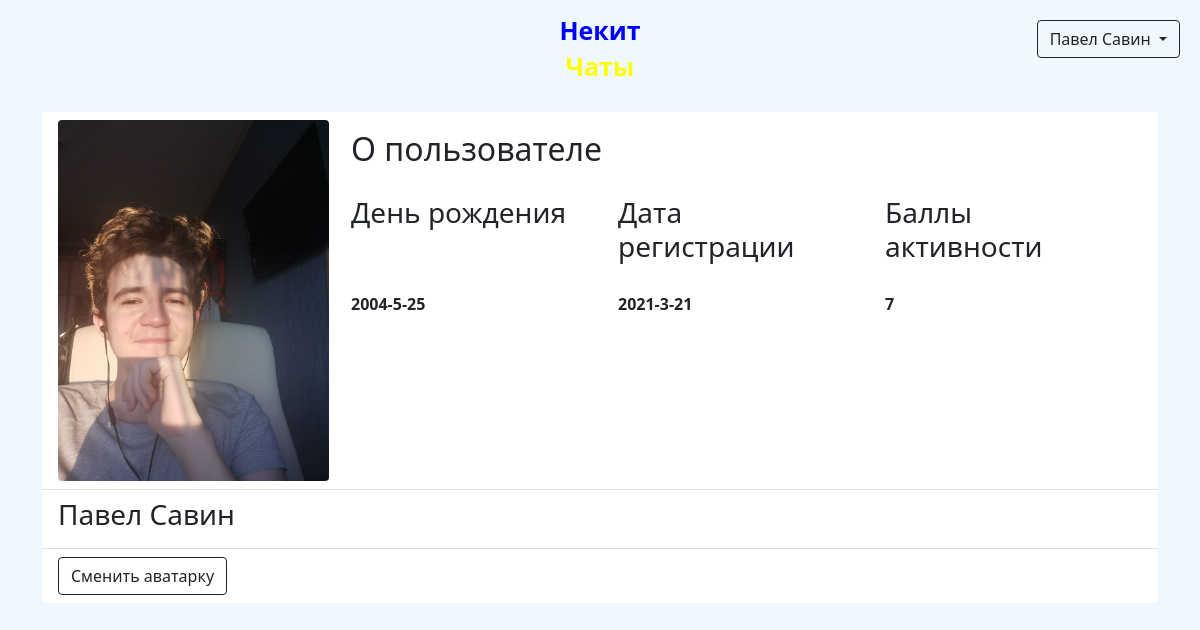
Screenshot of /profile/3 (signed in) with the database file from the repository.
### data/models/user.py (models this page shows, shortened)
class User(SqlAlchemyBase, UserMixin):
    __tablename__ = 'users'
    id = Column(Integer, autoincrement=True, primary_key=True)
    name = Column(String)
    surname = Column(String)
    birthday = Column(DateTime)
    email = Column(String, unique=True)
    phone_number = Column(String, unique=True)
    hashed_password = Column(String)
    registration_time = Column(DateTime, default=datetime.now)

### main.py (the view)
@app.route('/profile/<int:user_id>')
@login_required
def show_profile(user_id):
    session = create_session()
    user = session.query(User).filter(User.id == user_id).first()
    messages = session.query(Message).filter(Message.from_id == user_id).all()
    rating = 0
    for i in messages:
        content = session.query(Content).filter(i.content_id == Content.id).first()
        if len(content.content) < 50:
            rating += 1
        elif 50 <= len(content.content) < 100:
            rating += 2
        elif 100 <= len(content.content) < 250:
            rating += 3
        elif 250 <= len(content.content) < 500:
            rating += 5
        elif 500 <= len(content.content):
            rating += 10
    pic = session.query(Avatar).filter(Avatar.refers_to == user_id).first()
    if pic:
        profile_pic = url_for('static', filename=f"avatars/{pic.link}")
    else:
        profile_pic = url_for('static', filename='avatars/anon.png')
    return render_template('profile.html', user=user, pic=profile_pic, rating=rating)

### data/db_session.py (called while the page is built)
def create_session() -> Session:
    global __factory
    return __factory()

### main.py (called while the page is built)
@login_manager.user_loader
def load_user(user_id):
    session = create_session()
    return session.query(User).get(user_id)

### templates/profile.html
{% extends "base.html" %}
{% block content %}
<ul class="list-group list-group-flush">
    <li class="list-group-item">
        <img src={{ pic }} class="profile-pic rounded float-start w-25 h-25" alt="Упс! Аватарка не найдена!">
        <div class="container">
            <div class="row">
                <div class="col">
                    <h2>О пользователе</h2>
                </div>
            </div>
            <div class="row">
                <div class="col">
                    <h3>День рождения</h3>
                </div>
                <div class="col">
                    <h3>Дата регистрации</h3>
                </div>
                <div class="col">
                    <h3>Баллы активности</h3>
                </div>
            </div>
            <div class="row">
                <div class="col">
                    <b>{{ user.birthday.year }}-{{ user.birthday.month }}-{{ user.birthday.day }}</b>
                </div>
                <div class="col">
                    <b>{{ user.registration_time.year }}-{{ user.registration_time.month }}-{{ user.registration_time.day }}</b>
                </div>
                <div class="col">
                    <b>{{ rating }}</b>
                </div>
            </div>
        </div>
    </li>
    <li class="list-group-item">
        <h3 class="float-start">{{ user.name }} {{ user.surname }}</h3>
    </li>
    <li class="list-group-item">
        {% if user.id == current_user.id %}
            <a class="btn btn-outline-dark register float-start" href="/profile/avatar/{{ current_user.id }}">
                Сменить аватарку
            </a>
        {% else %}
            <a class="btn btn-outline-dark register float-start" href="/conversation/{{ user.id }}">
                Написать пользователю
            </a>
        {% endif %}
    </li>
</ul>
{% endblock %}

### templates/base.html (shortened to what this page needs)
<!DOCTYPE html>
<html lang="en">
<head>
    <link rel="stylesheet" href="/static/css/style.css">
    <link rel="stylesheet" href="https://cdn.jsdelivr.net/npm/bootstrap@5.0.0-beta1/dist/css/bootstrap.min.css"
>
</head>
<body>
<header>
    {% if current_user.is_authenticated %}
        <div class="dropdown float-end">
            <button class="btn btn-outline-dark dropdown-toggle" type="button" id="dropdownMenuButton" data-toggle="dropdown" aria-haspopup="true" aria-expanded="false">
                {{ current_user.name }} {{ current_user.surname }}
            </button>
        </div>
    {% else %}
        <a class="btn btn-outline-dark register float-end" href="/register">Зарегистрироваться</a>
        <a class="btn btn-outline-dark login float-end" href="/login">Войти</a>
    {% endif %}
    <div class="logo">
        <a href="/">
            <p class="nekit">Некит</p>
            <p class="chats">Чаты</p>
        </a>
    </div>
</header>
<main role="main" class="container clearfix">
    {% block content %}{% endblock %}
</main>
</body>
</html>

### static/css/style.css (style rules this page uses)
body { background-color: aliceblue !important; }
.logo { text-align: center; margin-left: auto; margin-right: auto; margin-top: 10px; margin-bottom: 10px; max-width: 150px; font-size: 25px; font-weight: 700; line-height: 20px; }
a { text-decoration: none !important; }
header { overflow: hidden; background-color: aliceblue; margin-bottom: 10px; padding: 10px; }
.nekit { color: blue; }
.chats { color: yellow; }
div { margin: 10px; }

### rows the page displays
User: name "Павел", surname "Савин", birthday.year "2004", birthday.month "5", birthday.day "25", registration_time.year "2021", registration_time.month "3", registration_time.day "21"

### other values shown
{{ rating }} "7"
